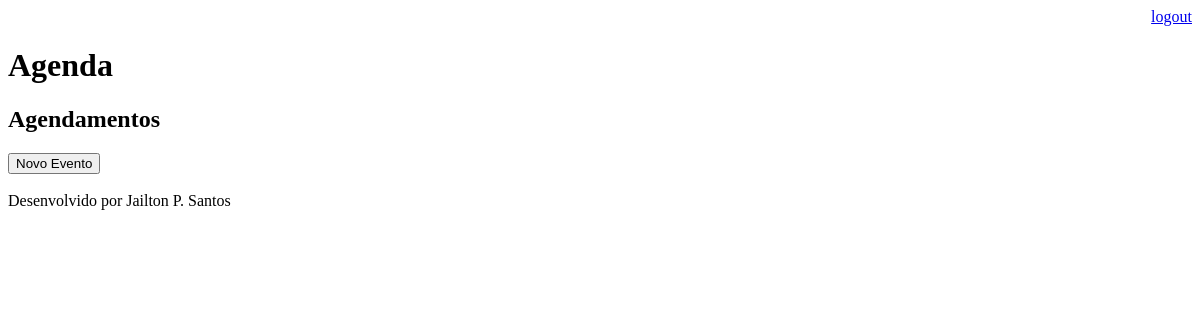
The app's page /agenda/ (signed in), older data.
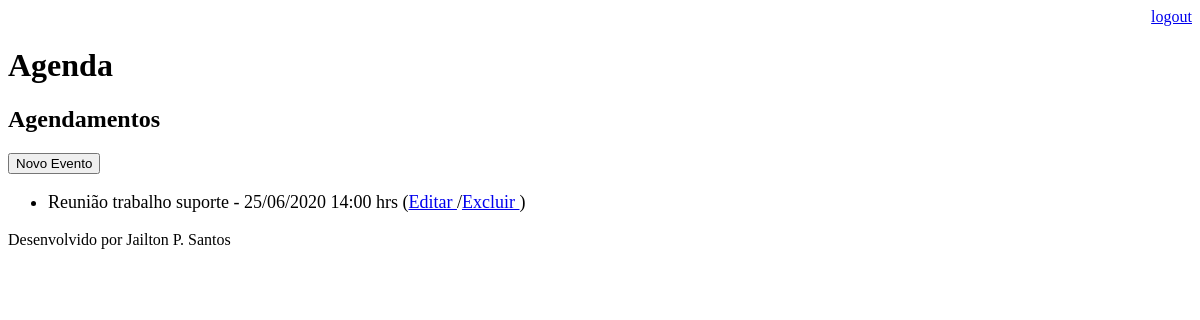
The same page, newer data.
### core/models.py (models this page shows, shortened)
class Evento(models.Model):
    titulo = models.CharField(max_length=100)
    descricao = models.TextField(blank=True, null=True)
    data_evento = models.DateTimeField(verbose_name='Data do Evento')
    data_criacao = models.DateTimeField(auto_now=True)
    usuario = models.ForeignKey(User, on_delete=models.CASCADE)
    class Meta:
        db_table = 'evento'
    def get_data_evento(self):
        return self.data_evento.strftime("%d/%m/%Y %H:%M hrs")
    def get_evento_atrasado(self):
        if self.data_evento < datetime.now():
            return True
        else:
            return  False

### core/views.py (the view)
# urls.py: path('agenda/', views.lista_eventos),
@login_required(login_url='/login/')
def lista_eventos(request):
   usuario = request.user
   data_atual = datetime.now() - timedelta(hours=1)
   evento = Evento.objects.filter(usuario=usuario, data_evento__gt=data_atual)
   dados = {'eventos':evento}
   return render(request,'agenda.html', dados)

### templates/agenda.html (shortened to what this page needs)
{% extends "model-page.html" %}
{% block content %}
	<h2>Agendamentos</h2>
	<a href="evento/">
	<button type="button">Novo Evento</button>
	</a>
	<ul style="font-size: 18px">
		{% for evento in eventos %}
			<li>
				<div style = >
					{{ evento.titulo}} - {{evento.get_data_evento}}
					(<a href="evento/?id={{ evento.id }}">Editar <a/>
					/<a href="evento/delete/{{ evento.id }}">Excluir <a/>)
				</a>
			</li>
		{% endfor %}
	</ul>
{% endblock %}

### templates/model-page.html
<!DOCTYPE html>
<html lang="en">
<head>
    {% include "model-header.html" %}
</head>
<body>
    {% block content %} {% endblock %}
    {% include "model-footer.html" %}
</body>
</html>

### templates/model-header.html (shortened to what this page needs)
    <div align="right">
        <a href="/logout">logout</a>
    </div>
    <h1>Agenda</h1>

### templates/model-footer.html
<p>Desenvolvido por Jailton P. Santos</p>

Row changes from the older to the newer data that the page shows:
added Evento: titulo "Reunião trabalho suporte", get_data_evento "25/06/2020 14:00 hrs"
